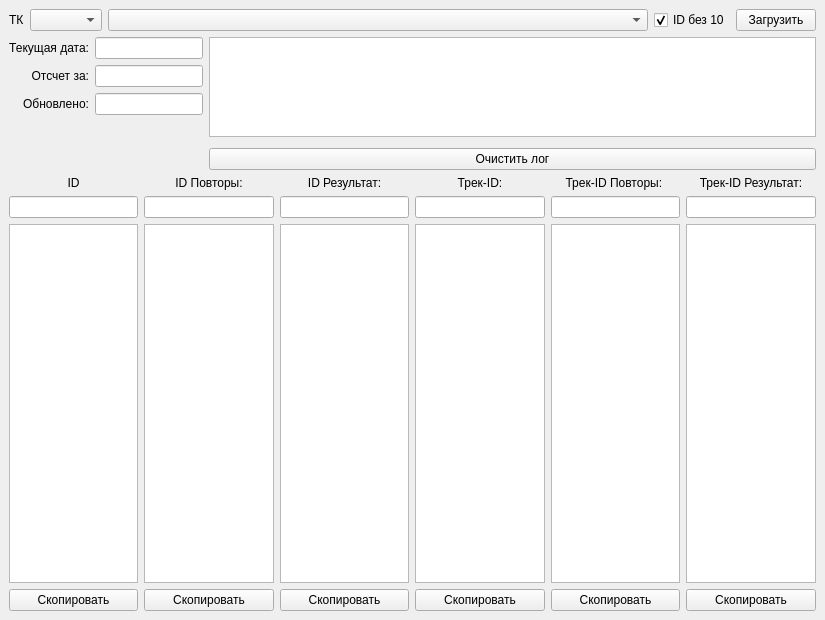
<?xml version="1.0" encoding="UTF-8"?>
<ui version="4.0">
 <class>MainWindow</class>
 <widget class="QMainWindow" name="MainWindow">
  <property name="geometry">
   <rect>
    <x>0</x>
    <y>0</y>
    <width>825</width>
    <height>620</height>
   </rect>
  </property>
  <property name="minimumSize">
   <size>
    <width>825</width>
    <height>620</height>
   </size>
  </property>
  <property name="windowTitle">
   <string>Менеджер отчетов ТК</string>
  </property>
  <widget class="QWidget" name="centralwidget">
   <layout class="QVBoxLayout" name="verticalLayout_4">
    <item>
     <layout class="QHBoxLayout" name="horizontalLayout_2">
      <property name="spacing">
       <number>6</number>
      </property>
      <property name="sizeConstraint">
       <enum>QLayout::SetDefaultConstraint</enum>
      </property>
      <item>
       <widget class="QLabel" name="label_6">
        <property name="text">
         <string>ТК</string>
        </property>
       </widget>
      </item>
      <item>
       <widget class="QComboBox" name="cb_tk"/>
      </item>
      <item>
       <widget class="QComboBox" name="cb_file">
        <property name="sizePolicy">
         <sizepolicy hsizetype="Expanding" vsizetype="Fixed">
          <horstretch>0</horstretch>
          <verstretch>0</verstretch>
         </sizepolicy>
        </property>
       </widget>
      </item>
      <item>
       <widget class="QCheckBox" name="chb_id10">
        <property name="text">
         <string>ID без 10</string>
        </property>
        <property name="checked">
         <bool>true</bool>
        </property>
       </widget>
      </item>
      <item>
       <widget class="QPushButton" name="btn_upload">
        <property name="text">
         <string>Загрузить</string>
        </property>
       </widget>
      </item>
     </layout>
    </item>
    <item>
     <layout class="QHBoxLayout" name="horizontalLayout_5"/>
    </item>
    <item>
     <layout class="QHBoxLayout" name="horizontalLayout_4">
      <property name="sizeConstraint">
       <enum>QLayout::SetDefaultConstraint</enum>
      </property>
      <item>
       <layout class="QVBoxLayout" name="verticalLayout_7">
        <item>
         <layout class="QFormLayout" name="formLayout">
          <property name="sizeConstraint">
           <enum>QLayout::SetDefaultConstraint</enum>
          </property>
          <property name="labelAlignment">
           <set>Qt::AlignRight|Qt::AlignTrailing|Qt::AlignVCenter</set>
          </property>
          <item row="0" column="0">
           <widget class="QLabel" name="label_4">
            <property name="text">
             <string>Текущая дата:</string>
            </property>
            <property name="alignment">
             <set>Qt::AlignRight|Qt::AlignTrailing|Qt::AlignVCenter</set>
            </property>
           </widget>
          </item>
          <item row="0" column="1">
           <widget class="QLineEdit" name="le_date">
            <property name="sizePolicy">
             <sizepolicy hsizetype="Fixed" vsizetype="Fixed">
              <horstretch>0</horstretch>
              <verstretch>0</verstretch>
             </sizepolicy>
            </property>
           </widget>
          </item>
          <item row="1" column="0">
           <widget class="QLabel" name="label_3">
            <property name="text">
             <string>Отсчет за:</string>
            </property>
            <property name="alignment">
             <set>Qt::AlignRight|Qt::AlignTrailing|Qt::AlignVCenter</set>
            </property>
           </widget>
          </item>
          <item row="1" column="1">
           <widget class="QLineEdit" name="le_report_date">
            <property name="sizePolicy">
             <sizepolicy hsizetype="Fixed" vsizetype="Fixed">
              <horstretch>0</horstretch>
              <verstretch>0</verstretch>
             </sizepolicy>
            </property>
           </widget>
          </item>
          <item row="2" column="0">
           <widget class="QLabel" name="label_7">
            <property name="text">
             <string>Обновлено:</string>
            </property>
            <property name="alignment">
             <set>Qt::AlignRight|Qt::AlignTrailing|Qt::AlignVCenter</set>
            </property>
           </widget>
          </item>
          <item row="2" column="1">
           <widget class="QLineEdit" name="le_last_repeats_date">
            <property name="sizePolicy">
             <sizepolicy hsizetype="Fixed" vsizetype="Fixed">
              <horstretch>0</horstretch>
              <verstretch>0</verstretch>
             </sizepolicy>
            </property>
           </widget>
          </item>
         </layout>
        </item>
       </layout>
      </item>
      <item>
       <layout class="QVBoxLayout" name="verticalLayout_3">
        <item>
         <widget class="QPlainTextEdit" name="pe_log">
          <property name="sizePolicy">
           <sizepolicy hsizetype="Expanding" vsizetype="Maximum">
            <horstretch>0</horstretch>
            <verstretch>0</verstretch>
           </sizepolicy>
          </property>
          <property name="maximumSize">
           <size>
            <width>16777215</width>
            <height>100</height>
           </size>
          </property>
         </widget>
        </item>
        <item>
         <spacer name="verticalSpacer">
          <property name="orientation">
           <enum>Qt::Vertical</enum>
          </property>
          <property name="sizeType">
           <enum>QSizePolicy::Minimum</enum>
          </property>
          <property name="sizeHint" stdset="0">
           <size>
            <width>20</width>
            <height>5</height>
           </size>
          </property>
         </spacer>
        </item>
        <item>
         <widget class="QPushButton" name="btn_clean_log">
          <property name="text">
           <string>Очистить лог</string>
          </property>
         </widget>
        </item>
       </layout>
      </item>
     </layout>
    </item>
    <item>
     <layout class="QHBoxLayout" name="horizontalLayout">
      <property name="sizeConstraint">
       <enum>QLayout::SetMaximumSize</enum>
      </property>
      <item>
       <layout class="QVBoxLayout" name="verticalLayout">
        <item>
         <widget class="QLabel" name="label">
          <property name="text">
           <string>ID</string>
          </property>
          <property name="alignment">
           <set>Qt::AlignCenter</set>
          </property>
          <property name="wordWrap">
           <bool>true</bool>
          </property>
         </widget>
        </item>
        <item>
         <widget class="QLineEdit" name="le_uploaded_id"/>
        </item>
        <item>
         <widget class="QPlainTextEdit" name="pe_uploaded_id">
          <property name="readOnly">
           <bool>true</bool>
          </property>
         </widget>
        </item>
        <item>
         <widget class="QPushButton" name="btn_copy_uploaded_id">
          <property name="text">
           <string>Скопировать</string>
          </property>
         </widget>
        </item>
       </layout>
      </item>
      <item>
       <layout class="QVBoxLayout" name="verticalLayout_2">
        <item>
         <widget class="QLabel" name="label_2">
          <property name="text">
           <string>ID Повторы:</string>
          </property>
          <property name="alignment">
           <set>Qt::AlignCenter</set>
          </property>
          <property name="wordWrap">
           <bool>true</bool>
          </property>
         </widget>
        </item>
        <item>
         <widget class="QLineEdit" name="le_repeats_id"/>
        </item>
        <item>
         <widget class="QPlainTextEdit" name="pe_repeats_id">
          <property name="readOnly">
           <bool>true</bool>
          </property>
         </widget>
        </item>
        <item>
         <widget class="QPushButton" name="btn_copy_repeats_id">
          <property name="text">
           <string>Скопировать</string>
          </property>
         </widget>
        </item>
       </layout>
      </item>
      <item>
       <layout class="QVBoxLayout" name="verticalLayout_16">
        <item>
         <widget class="QLabel" name="label_5">
          <property name="text">
           <string>ID Результат:</string>
          </property>
          <property name="alignment">
           <set>Qt::AlignCenter</set>
          </property>
          <property name="wordWrap">
           <bool>true</bool>
          </property>
         </widget>
        </item>
        <item>
         <widget class="QLineEdit" name="le_result_id"/>
        </item>
        <item>
         <widget class="QPlainTextEdit" name="pe_result_id">
          <property name="readOnly">
           <bool>true</bool>
          </property>
          <property name="plainText">
           <string/>
          </property>
         </widget>
        </item>
        <item>
         <widget class="QPushButton" name="btn_copy_result_id">
          <property name="text">
           <string>Скопировать</string>
          </property>
         </widget>
        </item>
       </layout>
      </item>
      <item>
       <layout class="QVBoxLayout" name="verticalLayout_17">
        <item>
         <widget class="QLabel" name="label_8">
          <property name="text">
           <string>Трек-ID:</string>
          </property>
          <property name="alignment">
           <set>Qt::AlignCenter</set>
          </property>
          <property name="wordWrap">
           <bool>true</bool>
          </property>
         </widget>
        </item>
        <item>
         <widget class="QLineEdit" name="le_uploaded_track_id"/>
        </item>
        <item>
         <widget class="QPlainTextEdit" name="pe_uploaded_track_id">
          <property name="readOnly">
           <bool>true</bool>
          </property>
         </widget>
        </item>
        <item>
         <widget class="QPushButton" name="btn_copy_uploaded_track_id">
          <property name="text">
           <string>Скопировать</string>
          </property>
         </widget>
        </item>
       </layout>
      </item>
      <item>
       <layout class="QVBoxLayout" name="verticalLayout_18">
        <item>
         <widget class="QLabel" name="label_9">
          <property name="text">
           <string>Трек-ID Повторы: </string>
          </property>
          <property name="alignment">
           <set>Qt::AlignCenter</set>
          </property>
          <property name="wordWrap">
           <bool>true</bool>
          </property>
         </widget>
        </item>
        <item>
         <widget class="QLineEdit" name="le_repeats_track_id"/>
        </item>
        <item>
         <widget class="QPlainTextEdit" name="pe_repeats_track_id">
          <property name="readOnly">
           <bool>true</bool>
          </property>
         </widget>
        </item>
        <item>
         <widget class="QPushButton" name="btn_copy_repeats_track_id">
          <property name="text">
           <string>Скопировать</string>
          </property>
         </widget>
        </item>
       </layout>
      </item>
      <item>
       <layout class="QVBoxLayout" name="verticalLayout_19">
        <item>
         <widget class="QLabel" name="label_10">
          <property name="text">
           <string>Трек-ID Результат:</string>
          </property>
          <property name="alignment">
           <set>Qt::AlignCenter</set>
          </property>
          <property name="wordWrap">
           <bool>true</bool>
          </property>
         </widget>
        </item>
        <item>
         <widget class="QLineEdit" name="le_result_track_id"/>
        </item>
        <item>
         <widget class="QPlainTextEdit" name="pe_result_track_id">
          <property name="readOnly">
           <bool>true</bool>
          </property>
         </widget>
        </item>
        <item>
         <widget class="QPushButton" name="btn_copy_result_track_id">
          <property name="text">
           <string>Скопировать</string>
          </property>
         </widget>
        </item>
       </layout>
      </item>
     </layout>
    </item>
   </layout>
  </widget>
 </widget>
 <resources/>
 <connections/>
</ui>
